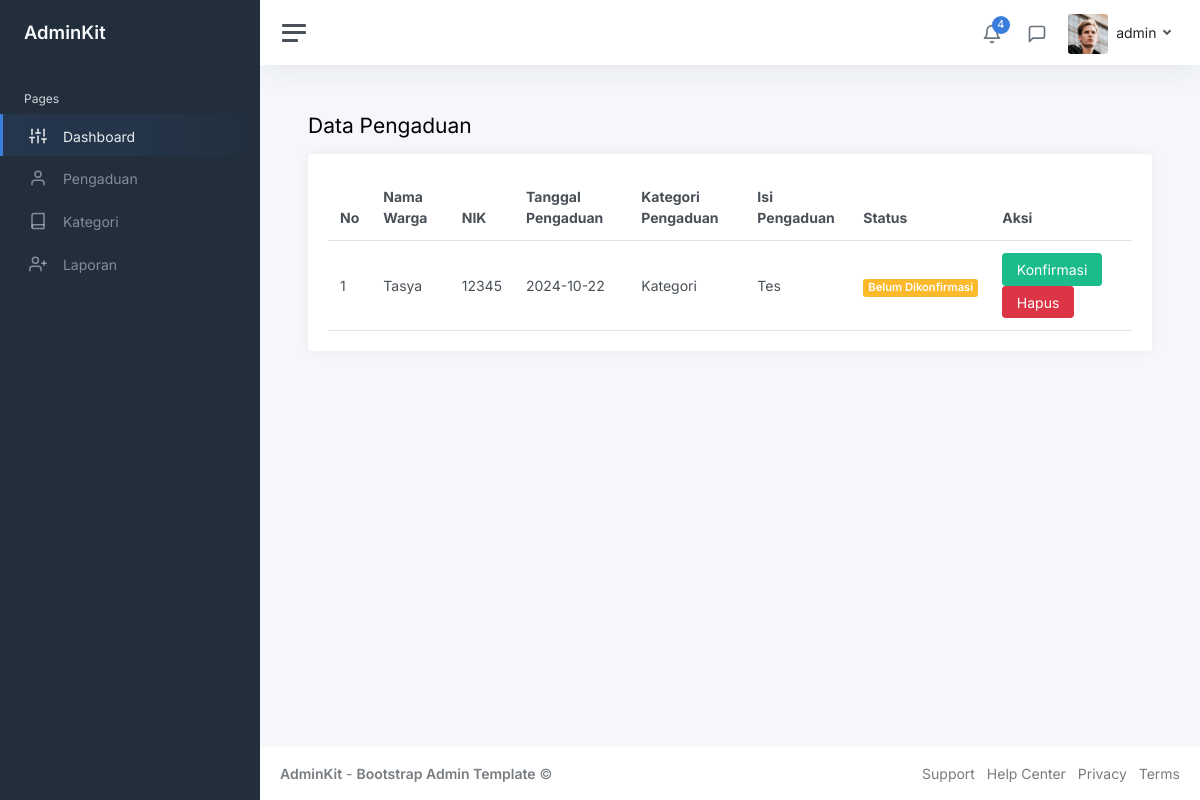
Before: /admin/pengaduan.php (signed in) with the older database file.
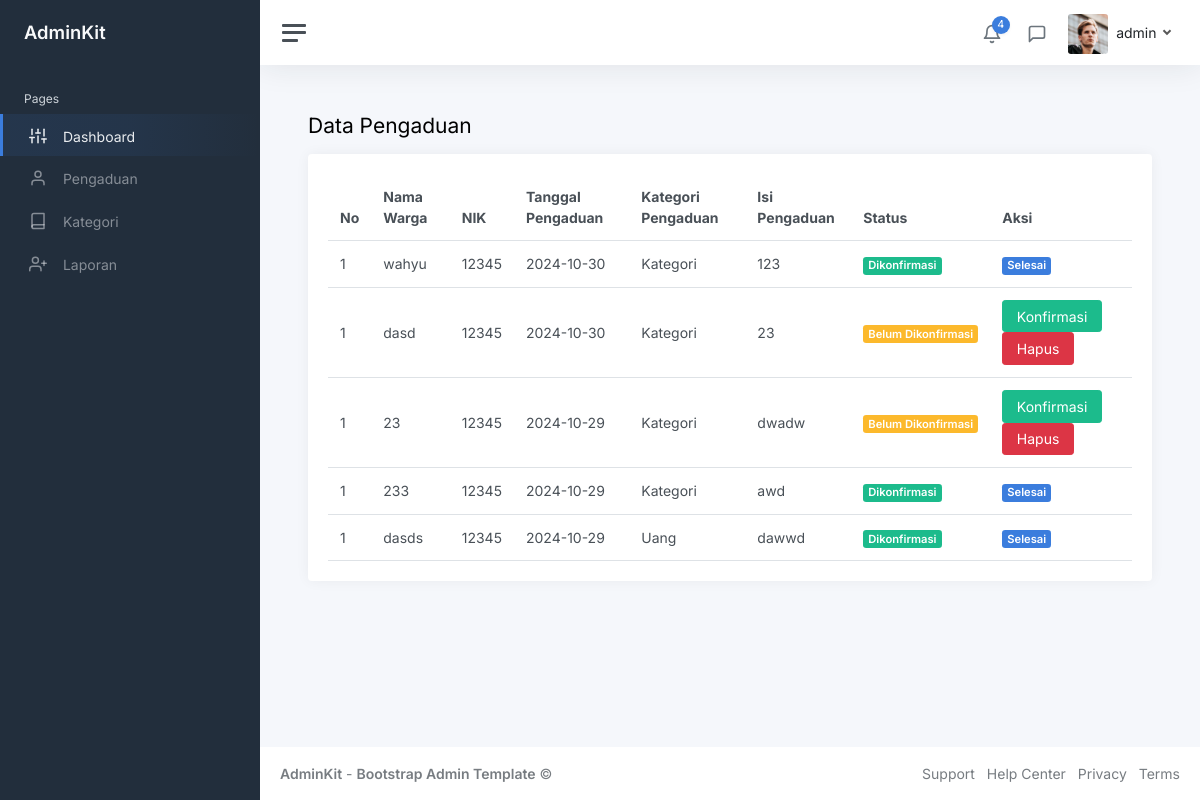
After: the same page with the newer database file.
### tables this page shows
CREATE TABLE `pengaduan` (
  `id` int(11) NOT NULL,
  `nama` varchar(255) NOT NULL,
  `nik` int(50) NOT NULL,
  `email` varchar(255) NOT NULL,
  `telepon` varchar(255) NOT NULL,
  `alamat` text NOT NULL,
  `id_kategori` int(11) NOT NULL,
  `isi_pengaduan` text NOT NULL,
  `status` enum('Belum Dikonfirmasi','Dikonfirmasi') NOT NULL,
  `tanggal` date NOT NULL
);

CREATE TABLE `kategori` (
  `id` int(11) NOT NULL,
  `nama` varchar(255) NOT NULL
);

### admin/pengaduan.php (the view, shortened to what this page needs)
<?php
include '../koneksi.php';
?>
<!DOCTYPE html>
<html lang="en">
<head>
	<link href="../assets/css/app.css" rel="stylesheet">
</head>
<body>
	<div class="wrapper">
		<nav id="sidebar" class="sidebar js-sidebar">
			<div class="sidebar-content js-simplebar">
				<a class="sidebar-brand" href="index.html">
          <span class="align-middle">AdminKit</span>
        </a>
				<ul class="sidebar-nav">
					<li class="sidebar-header">
						Pages
					</li>
					<li class="sidebar-item active">
						<a class="sidebar-link" href="index.php">
              <i class="align-middle" data-feather="sliders"></i> <span class="align-middle">Dashboard</span>
            </a>
					</li>
					<li class="sidebar-item">
						<a class="sidebar-link" href="pengaduan.php">
              <i class="align-middle" data-feather="user"></i> <span class="align-middle">Pengaduan</span>
            </a>
					</li>
					<li class="sidebar-item">
						<a class="sidebar-link" href="kategori.php">
              <i class="align-middle" data-feather="book"></i> <span class="align-middle">Kategori</span>
            </a>
					</li>
					<li class="sidebar-item">
						<a class="sidebar-link" href="laporan.php">
              <i class="align-middle" data-feather="user-plus"></i> <span class="align-middle">Laporan</span>
            </a>
					</li>
			</div>
		</nav>
		<div class="main">
			<nav class="navbar navbar-expand navbar-light navbar-bg">
				<a class="sidebar-toggle js-sidebar-toggle">
          <i class="hamburger align-self-center"></i>
        </a>
				<div class="navbar-collapse collapse">
					<ul class="navbar-nav navbar-align">
						<li class="nav-item dropdown">
							<a class="nav-icon dropdown-toggle" href="#" id="alertsDropdown" data-bs-toggle="dropdown">
								<div class="position-relative">
									<i class="align-middle" data-feather="bell"></i>
									<span class="indicator">4</span>
								</div>
							</a>
						</li>
						<li class="nav-item dropdown">
							<a class="nav-icon dropdown-toggle" href="#" id="messagesDropdown" data-bs-toggle="dropdown">
								<div class="position-relative">
									<i class="align-middle" data-feather="message-square"></i>
								</div>
							</a>
						</li>
						<li class="nav-item dropdown">
							<a class="nav-link dropdown-toggle d-none d-sm-inline-block" href="#" data-bs-toggle="dropdown">
                <img src="../assets/img/avatars/avatar.jpg" class="avatar img-fluid rounded me-1" alt="Charles Hall" /> <span class="text-dark"><span class="text-dark"><?= $_SESSION['nama_admin'] ?></span>
              </a>
						</li>
					</ul>
				</div>
			</nav>
			<main class="content">
				<div class="container-fluid p-0">
					<div class="mb-3">
						<h1 class="h3 d-inline align-middle">Data Pengaduan</h1>
					</div>
					<div class="row">
                        <div class="col-12 col-lg-12">
                            <div class="card">
								<div class="card-body">
                                <table class="table table-hover my-0">
									<thead>
										<tr>
											<th>No</th>
											<th>Nama Warga</th>
											<th>NIK</th>
											<th>Tanggal Pengaduan</th>
											<th>Kategori Pengaduan</th>
											<th>Isi Pengaduan</th>
											<th>Status</th>
											<th>Aksi</th>
										</tr>
									</thead>
									<tbody>
                                    <?php
                                        $no = 1;
                                        $tampil = mysqli_query($koneksi, "SELECT pengaduan.*, kategori.nama as nama_kategori
                                                                        FROM pengaduan JOIN kategori ON pengaduan.id_kategori = kategori.id ORDER BY id DESC");
                                        while($data = mysqli_fetch_array($tampil)):
                                    ?>
										<tr>
											<td><?= $no ?></td>
											<td><?= $data['nama'] ?></td>
											<td><?= $data['nik'] ?></td>
											<td><?= $data['tanggal'] ?></td>
											<td><?= $data['nama_kategori'] ?></td>
											<td><?= $data['isi_pengaduan'] ?></td>
											<?php if ($data['status'] === 'Belum Dikonfirmasi'): ?>
											<td><span class="badge bg-warning"><?= $data['status'] ?></span></td>
											<?php else: ?>
											<td><span class="badge bg-success"><?= $data['status'] ?></span></td>
											<?php  endif ?>
											<td>
											<?php if ($data['status'] === 'Belum Dikonfirmasi'): ?>
												<a href="konfirmasi.php?id=<?= $data['id']?>" onclick="return confirm('Apakah Anda Yakin Ingin Konfirmasi Data?')" class="btn btn-success">Konfirmasi</a>
                                                <a href="pengaduan.php?hal=hapus&id=<?= $data['id']?>" onclick="return confirm('Apakah Anda Yakin Ingin Menghapus Data?')" class="btn btn-danger">Hapus</a>
											<?php else: ?>
											<span class="badge bg-primary">Selesai</span>
											<?php  endif ?>
                                            </td>
										</tr>
                                        <?php
                                            endwhile;
                                        ?>
									</tbody>
								</table>
								</div>
							</div>
                        </div>
                    </div>
				</div>
			</main>
			<footer class="footer">
				<div class="container-fluid">
					<div class="row text-muted">
						<div class="col-6 text-start">
							<p class="mb-0">
								<a class="text-muted" href="https://adminkit.io/" target="_blank"><strong>AdminKit</strong></a> - <a class="text-muted" href="https://adminkit.io/" target="_blank"><strong>Bootstrap Admin Template</strong></a>								&copy;
							</p>
						</div>
						<div class="col-6 text-end">
							<ul class="list-inline">
								<li class="list-inline-item">
									<a class="text-muted" href="https://adminkit.io/" target="_blank">Support</a>
								</li>
								<li class="list-inline-item">
									<a class="text-muted" href="https://adminkit.io/" target="_blank">Help Center</a>
								</li>
								<li class="list-inline-item">
									<a class="text-muted" href="https://adminkit.io/" target="_blank">Privacy</a>
								</li>
								<li class="list-inline-item">
									<a class="text-muted" href="https://adminkit.io/" target="_blank">Terms</a>
								</li>
							</ul>
						</div>
					</div>
				</div>
			</footer>
		</div>
	</div>
</body>
</html>

Changed rows visible on the page:
removed pengaduan: nama "Tasya", nik "12345", tanggal "2024-10-22", id_kategori.nama "Kategori", isi_pengaduan "Tes", status "Belum Dikonfirmasi"
added pengaduan: nama "wahyu", nik "12345", tanggal "2024-10-30", id_kategori.nama "Kategori", isi_pengaduan "123", status "Dikonfirmasi", shows "Selesai"
added pengaduan: nama "dasd", nik "12345", tanggal "2024-10-30", id_kategori.nama "Kategori", isi_pengaduan "23", status "Belum Dikonfirmasi"
added pengaduan: nama "23", nik "12345", tanggal "2024-10-29", id_kategori.nama "Kategori", isi_pengaduan "dwadw", status "Belum Dikonfirmasi"
added pengaduan: nama "233", nik "12345", tanggal "2024-10-29", id_kategori.nama "Kategori", isi_pengaduan "awd", status "Dikonfirmasi", shows "Selesai"
added pengaduan: nama "dasds", nik "12345", tanggal "2024-10-29", id_kategori.nama "Uang", isi_pengaduan "dawwd", status "Dikonfirmasi", shows "Selesai"
